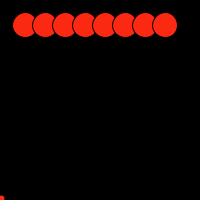
Frame 1 (no input)
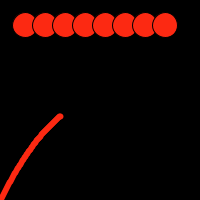
Frame 60 (the mouse pressed at the canvas centre just before this capture)
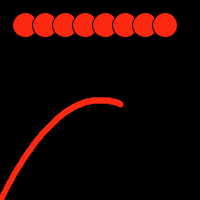
Frame 120 (the mouse held since frame 60 and released just before this capture)

The Processing sketch that drew these frames (run headless with seeded random() and noise(); from frame 60 on, the mouse is pressed at the canvas centre):

// Processing sketch: processing_97732
// ── processing_97732.pde

//Patrícia Reforço 04
void setup (){
  size (200, 200);
  background (0);

int x=-100;
int y=25;
for(x=25;x<175;x=x+20)
{
  fill(252,41,18);
ellipse(x,y,25,25);
}
 
  }
 
int x=-100;
int y=25;
     
 void draw (){
  int spacing= 01;
  int endegs=200;
  stroke (252,41,18);
  strokeWeight(6);
    x=x+spacing;
    point (x+100,x*x/100+100);

 }
